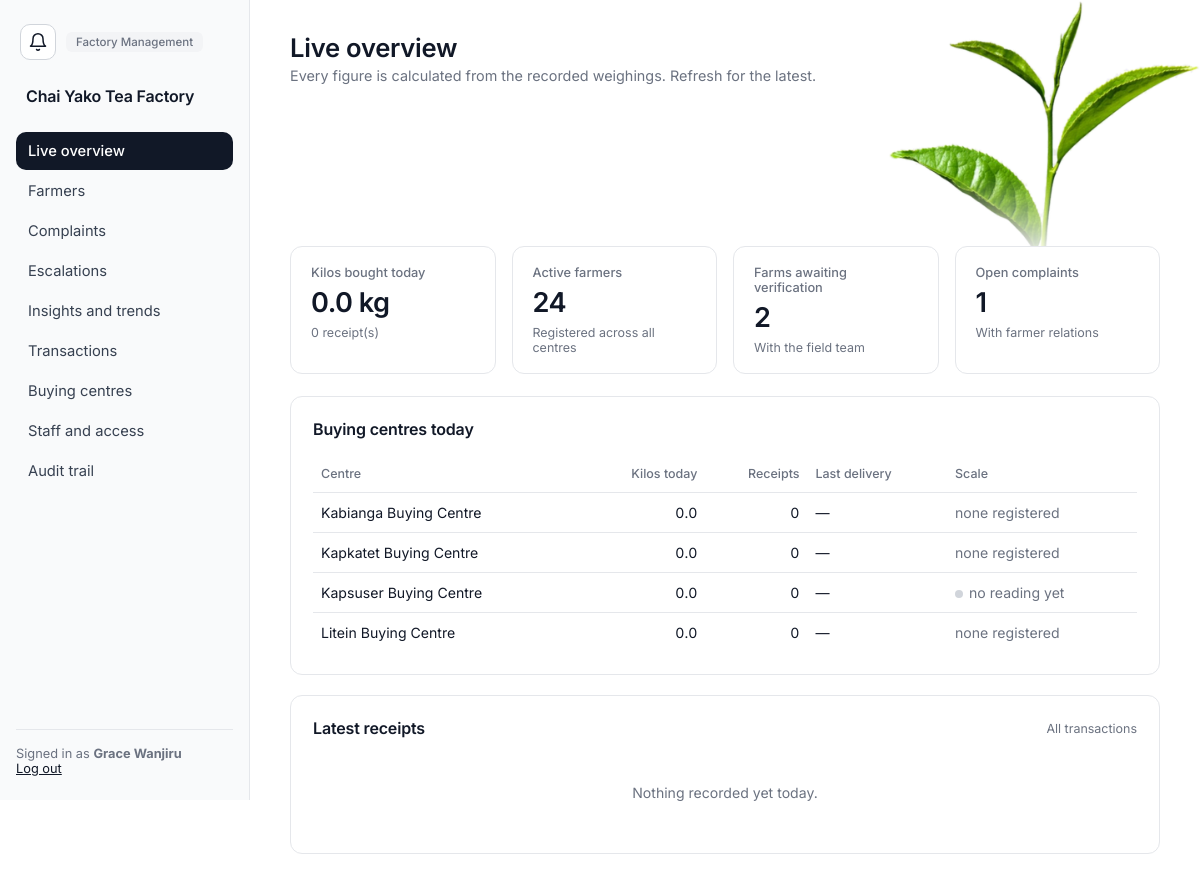
/management/ (signed in), run on the app's committed database.
### app/models.py (models this page shows, shortened)
class Department(db.Model):
    __tablename__ = "departments"
    id = db.Column(db.Integer, primary_key=True)
    name = db.Column(db.String(100), unique=True, nullable=False)
    description = db.Column(db.String(255))
    status = db.Column(db.String(20), nullable=False, default="ACTIVE")
    created_at = db.Column(db.DateTime, nullable=False, default=utcnow)
    updated_at = db.Column(db.DateTime, nullable=False, default=utcnow, onupdate=utcnow)
    employees = db.relationship("Employee", back_populates="department")

class Employee(db.Model):
    __tablename__ = "employees"
    id = db.Column(db.Integer, primary_key=True)
    employee_number = db.Column(db.String(30), unique=True, nullable=False)
    first_name = db.Column(db.String(80), nullable=False)
    last_name = db.Column(db.String(80), nullable=False)
    phone = db.Column(db.String(30))
    email = db.Column(db.String(120))
    department_id = db.Column(db.Integer, db.ForeignKey("departments.id"), nullable=False, index=True)
    status = db.Column(db.String(20), nullable=False, default="ACTIVE")
    created_at = db.Column(db.DateTime, nullable=False, default=utcnow)
    updated_at = db.Column(db.DateTime, nullable=False, default=utcnow, onupdate=utcnow)
    department = db.relationship("Department", back_populates="employees")
    roles = db.relationship("Role", secondary=employee_roles, back_populates="employees")
    user = db.relationship("User", back_populates="employee", uselist=False)
    @property
    def full_name(self):
        return f"{self.first_name} {self.last_name}"

class BuyingCentre(db.Model):
    __tablename__ = "buying_centres"
    id = db.Column(db.Integer, primary_key=True)
    code = db.Column(db.String(10), unique=True, nullable=False)
    name = db.Column(db.String(120), nullable=False)
    location = db.Column(db.String(200))
    status = db.Column(db.String(20), nullable=False, default="ACTIVE")
    established_at = db.Column(db.Date)
    created_at = db.Column(db.DateTime, nullable=False, default=utcnow)
    updated_at = db.Column(db.DateTime, nullable=False, default=utcnow, onupdate=utcnow)
    farmers = db.relationship("Farmer", back_populates="buying_centre")
    scales = db.relationship("WeighingScale", back_populates="buying_centre")

### app/management.py (the view)
@management_bp.route("/")
@permission_required("GENERATE_REPORTS")
def dashboard():
    today = today_utc()
    stats = today_by_centre()
    rows = []
    for centre in active_centres():
        s = stats.get(centre.id, {})
        seen = [sc.last_seen_at for sc in centre.scales if sc.status == "ACTIVE" and sc.last_seen_at]
        rows.append({"centre": centre, "kilos": s.get("kilos", 0.0), "count": s.get("count", 0),
                     "last": s.get("last"), "scale_seen": max(seen) if seen else None,
                     "has_scale": any(sc.status == "ACTIVE" for sc in centre.scales)})
    day_start = datetime.combine(today, time.min)
    recent = (TeaTransaction.query
              .filter(TeaTransaction.transaction_time >= day_start)
              .order_by(TeaTransaction.transaction_time.desc()).limit(15).all())
    return render_template(
        "management/dashboard.html", rows=rows, recent=recent,
        today_total=sum(r["kilos"] for r in rows), today_count=sum(r["count"] for r in rows),
        farmer_count=Farmer.query.filter_by(status="ACTIVE").count(),
        pending_verifications=FarmVerification.query.filter_by(status="PENDING").count(),
        open_complaints=Complaint.query.filter_by(status="open").count(),
    )

### app/analytics.py (called while the page is built)
def _bounds(start, end):
    return datetime.combine(start, time.min), datetime.combine(end + timedelta(days=1), time.min)

def _valid_between(query, start, end, centre_id=None):
    lo, hi = _bounds(start, end)
    query = query.filter(
        TeaTransaction.status == "VALID",
        TeaTransaction.transaction_time >= lo,
        TeaTransaction.transaction_time < hi,
    )
    if centre_id:
        query = query.filter(TeaTransaction.buying_centre_id == centre_id)
    return query

def active_centres():
    return BuyingCentre.query.filter_by(status="ACTIVE").order_by(BuyingCentre.name).all()

def today_by_centre():
    today = today_utc()
    rows = (
        _valid_between(
            db.session.query(
                TeaTransaction.buying_centre_id,
                db.func.sum(TeaTransaction.weight_kg),
                db.func.count(TeaTransaction.id),
                db.func.max(TeaTransaction.transaction_time)),
            today, today)
        .group_by(TeaTransaction.buying_centre_id)
        .all()
    )
    return {row[0]: {"kilos": float(row[1] or 0), "count": row[2], "last": row[3]} for row in rows}

### app/models.py (called while the page is built)
    @property
    def is_active(self):
        return self.status == "ACTIVE" and self.employee.status == "ACTIVE"

    @property
    def full_name(self):
        return self.employee.full_name

    @property
    def department(self):
        return self.employee.department

### app/navigation.py (called while the page is built)
def home_endpoint(user):
    for permission, endpoint in _HOME:
        if has_permission(user, permission):
            return endpoint
    return "notices.board"          # an account with no working role still gets somewhere

def nav_items(user):
    allowed = [(endpoint, label) for endpoint, label, rule in _NAV
               if rule(lambda name: has_permission(user, name))]
    home = home_endpoint(user)
    allowed.sort(key=lambda item: item[0] != home)      # stable: only the home item moves up
    return allowed

def home_url(user):
    return url_for(home_endpoint(user))

### app/permissions.py (called while the page is built)
def role_permission_names(user):
    cache = g.setdefault("_role_permissions", {})
    if user.id not in cache:
        cache[user.id] = {
            permission.name
            for role in user.employee.roles if role.status == "ACTIVE"
            for permission in role.permissions
        }
    return cache[user.id]

def has_permission(user, name):
    return permission_source(user, name) is not None

### app/services.py (called while the page is built)
def unread_notice_count(user):
    return _unread_notices_query(user).count()

### app/templates/management/dashboard.html (shortened to what this page needs)
{% extends "layout/base.html" %}
{% block content %}
<div class="topbar">
  <div class="greeting">
    <h1>Live overview</h1>
    <p>Every figure is calculated from the recorded weighings. Refresh for the latest.</p>
  </div>
</div>
<div class="stats-grid">
  <div class="stat-card stat-1">
    <div class="label">Kilos bought today</div>
    <div class="value">{{ today_total|kg }}</div>
    <div class="sub">{{ today_count }} receipt(s)</div>
  </div>
  <div class="stat-card stat-2">
    <div class="label">Active farmers</div>
    <div class="value">{{ farmer_count }}</div>
    <div class="sub">Registered across all centres</div>
  </div>
  <div class="stat-card stat-4">
    <div class="label">Farms awaiting verification</div>
    <div class="value">{{ pending_verifications }}</div>
    <div class="sub">With the field team</div>
  </div>
  <div class="stat-card stat-3">
    <div class="label">Open complaints</div>
    <div class="value">{{ open_complaints }}</div>
    <div class="sub">With farmer relations</div>
  </div>
</div>
<div class="card mb">
  <div class="card-header"><h3>Buying centres today</h3></div>
  <div class="table-scroll">
  <table>
    <thead><tr><th>Centre</th><th class="num">Kilos today</th><th class="num">Receipts</th><th>Last delivery</th><th>Scale</th></tr></thead>
    <tbody>
      {% for r in rows %}
      <tr>
        <td>{{ r.centre.name }}</td>
        <td class="num">{{ "%.1f"|format(r.kilos) }}</td>
        <td class="num">{{ r.count }}</td>
        <td>{{ r.last|eat('%H:%M') if r.last else '—' }}</td>
        <td>
          {% if not r.has_scale %}<span class="muted">none registered</span>
          {% elif r.scale_seen %}<span class="live-dot on"></span>last reading {{ r.scale_seen|eat('%d %b %H:%M') }}
          {% else %}<span class="live-dot off"></span><span class="muted">no reading yet</span>{% endif %}
        </td>
      </tr>
      {% endfor %}
    </tbody>
  </table>
  </div>
</div>
<div class="card">
  <div class="card-header"><h3>Latest receipts</h3>{% if can('VIEW_TRANSACTION') %}<a class="hint" href="{{ url_for('management.transactions') }}">All transactions</a>{% endif %}</div>
  {% if recent %}
  <div class="table-scroll">
  <table>
    <thead><tr><th>Time</th><th>Transaction</th><th>Centre</th><th>Farm</th><th>Farmer</th><th class="num">Kilos</th><th>Clerk</th></tr></thead>
    <tbody>
      {% for t in recent %}
      <tr>
        <td>{{ t.transaction_time|eat('%H:%M') }}</td>
        <td>{{ t.transaction_number }}</td>
        <td>{{ t.buying_centre.name }}</td>
        <td>{{ t.farm.farm_number }}</td>
        <td>{{ t.farmer.full_name }}</td>
        <td class="num">{{ "%.1f"|format(t.weight_kg) }}{% if t.status == 'VOIDED' %} <span class="tag tag-void">voided</span>{% elif t.source == 'MANUAL' %} <span class="tag tag-dept">manual</span>{% endif %}</td>
        <td>{{ t.clerk.full_name }}</td>
      </tr>
      {% endfor %}
    </tbody>
  </table>
  </div>
  {% else %}
  <p class="empty-state">Nothing recorded yet today.</p>
  {% endif %}
</div>
{% endblock %}

### app/templates/layout/base.html (shortened to what this page needs)
<!DOCTYPE html>
<html lang="en">
<head>
<link rel="stylesheet" href="{{ url_for('static', filename='css/style.css') }}">
</head>
<body>
{% set bell_count = (unread_notices or 0) + (escalations_waiting or 0) %}
<div class="app-shell">
  <img class="leaf-corner" src="{{ url_for('static', filename='img/tea-leaf.png') }}" alt="" aria-hidden="true">
  <aside class="sidebar factory" id="sidebar">
    <div class="sidebar-top">
      <a href="{{ url_for('notices.board') }}" class="bell " aria-label="Notices" title="Notices"><svg viewBox="0 0 24 24" fill="none" stroke="currentColor" stroke-width="1.8" stroke-linecap="round" stroke-linejoin="round" aria-hidden="true"><path d="M18 8A6 6 0 0 0 6 8c0 7-3 9-3 9h18s-3-2-3-9"/><path d="M13.7 21a2 2 0 0 1-3.4 0"/></svg></a>
      <span class="role-badge">{{ current_user.department.name }}</span>
    </div>
    <div class="brand">{{ factory_name }}</div>
    <nav class="sidebar-links">
      {% for endpoint, label in nav_items %}
        <a href="{{ url_for(endpoint) }}" class="nav-link {% if request.endpoint and request.endpoint.startswith(endpoint) %}active{% endif %}">{{ label }}</a>
      {% endfor %}
    </nav>
    <div class="sidebar-footer">
      Signed in as <strong>{{ current_user.full_name }}</strong><br>
      <a href="{{ url_for('auth.logout') }}">Log out</a>
    </div>
  </aside>
  <main class="main-area">
    {% block content %}{% endblock %}
  </main>
</div>
</body>
</html>

### app/static/css/style.css (style rules this page uses)
:root { --ink: #111827; --ink-2: #374151; --muted: #6b7280; --line: #e5e7eb; --line-strong: #d1d5db; --soft: #f9fafb; --hover: #f3f4f6; --danger: #b91c1c; --radius: 10px; --card-radius: 12px; --focus-ring: 0 0 0 3px rgba(17, 24, 39, 0.08); --leaf-w: clamp(260px, 26vw, 400px); }
* { box-sizing: border-box; }
body { margin: 0; font-family: Inter, system-ui, -apple-system, "Segoe UI", Roboto, sans-serif; background: #fff; color: var(--ink); min-height: 100vh; -webkit-font-smoothing: antialiased; }
a { text-decoration: none; color: inherit; }
h1, h2, h3, h4 { margin: 0; font-weight: 600; letter-spacing: -0.01em; }
p { margin: 0; }
.app-shell { display: grid; grid-template-columns: 250px 1fr; min-height: 100vh; position: relative; }
.leaf-corner { position: absolute; top: 0; right: 0; z-index: 0; width: var(--leaf-w); height: auto; pointer-events: none; user-select: none; -webkit-mask-image: linear-gradient(to bottom, #000 50%, transparent 74%); mask-image: linear-gradient(to bottom, #000 50%, transparent 74%); }
.sidebar { background: var(--soft); border-right: 1px solid var(--line); color: var(--ink-2); padding: 24px 16px; display: flex; flex-direction: column; gap: 6px; position: sticky; top: 0; height: 100vh; overflow-y: auto; }
.sidebar-links { display: flex; flex-direction: column; gap: 2px; overflow-y: auto; flex: 1; min-height: 0; }
.brand { padding: 4px 10px 20px; font-size: 1rem; font-weight: 600; color: var(--ink); letter-spacing: -0.01em; }
.nav-link { display: block; padding: 10px 12px; border-radius: var(--radius); color: var(--ink-2); font-size: 0.92rem; transition: background .15s, color .15s; }
.nav-link.active { background: var(--ink); color: #fff; font-weight: 500; }
.sidebar-top { display: flex; align-items: center; gap: 10px; padding: 0 0 16px 4px; }
.role-badge { display: inline-block; font-size: 0.72rem; font-weight: 500; color: var(--muted); padding: 3px 10px; border-radius: 6px; background: var(--hover); }
.bell { display: inline-flex; align-items: center; justify-content: center; flex: none; width: 36px; height: 36px; border-radius: var(--radius); border: 1px solid var(--line-strong); background: #fff; color: var(--ink); transition: background .15s, color .15s; }
.bell svg { width: 20px; height: 20px; }
.bell { position: relative; }
.sidebar-footer { margin-top: auto; padding-top: 16px; border-top: 1px solid var(--line); font-size: 0.8rem; color: var(--muted); }
.sidebar-footer a { color: var(--ink); text-decoration: underline; }
.main-area { padding: 32px 40px 64px; max-width: 1400px; position: relative; z-index: 1; }
.topbar { display: flex; justify-content: space-between; align-items: flex-start; flex-wrap: wrap; gap: 16px; margin-bottom: 28px; min-height: calc(var(--leaf-w) * 0.7 - 32px); padding-right: calc(var(--leaf-w) - 40px); }
.topbar .greeting h1 { font-size: 1.6rem; color: var(--ink); }
.topbar .greeting p { color: var(--muted); margin-top: 4px; font-size: 0.9rem; }
.card { background: #fff; border: 1px solid var(--line); border-radius: var(--card-radius); padding: 22px; }
.stats-grid { display: grid; grid-template-columns: repeat(auto-fit, minmax(200px, 1fr)); gap: 16px; margin-bottom: 22px; }
.stat-card { background: #fff; border: 1px solid var(--line); border-radius: var(--card-radius); padding: 18px 20px; }
.stat-card .label { font-size: 0.8rem; color: var(--muted); font-weight: 500; }
.stat-card .value { font-size: 1.7rem; font-weight: 600; margin-top: 6px; letter-spacing: -0.02em; }
.stat-card .sub { font-size: 0.78rem; color: var(--muted); margin-top: 6px; }
.card-header { display: flex; justify-content: space-between; align-items: center; margin-bottom: 16px; }
.card-header h3 { font-size: 1rem; color: var(--ink); }
.card-header .hint { font-size: 0.78rem; color: var(--muted); }
table { width: 100%; border-collapse: collapse; font-size: 0.88rem; }
th, td { text-align: left; padding: 11px 8px; border-bottom: 1px solid var(--line); }
th { color: var(--muted); font-weight: 500; font-size: 0.78rem; }
tr:last-child td { border-bottom: none; }
.empty-state { text-align: center; padding: 30px 10px; color: var(--muted); font-size: 0.88rem; }
.muted { color: var(--muted); }
td.num, th.num { text-align: right; font-variant-numeric: tabular-nums; }
.table-scroll { overflow-x: auto; }
.mb { margin-bottom: 20px; }
.live-dot { width: 8px; height: 8px; border-radius: 50%; display: inline-block; margin-right: 6px; }
.live-dot.off { background: var(--line-strong); }

### data on the page
Department: department.name "Factory Management"
Employee: full_name "Grace Wanjiru"
BuyingCentre: centre.name "Kabianga Buying Centre"
BuyingCentre: centre.name "Kapkatet Buying Centre"
BuyingCentre: centre.name "Kapsuser Buying Centre"
BuyingCentre: centre.name "Litein Buying Centre"

### other printed values
{{ factory_name }} "Chai Yako Tea Factory"
{{ label }} "Live overview" "Farmers" "Complaints" "Escalations" "Insights and trends" "Transactions" "Buying centres" "Staff and access" "Audit trail"
{{ today_total|kg }} "0.0 kg"
{{ today_count }} "0"
{{ farmer_count }} "24"
{{ pending_verifications }} "2"
{{ open_complaints }} "1"
{{ "%.1f"|format(r.kilos) }} "0.0" "0.0" "0.0" "0.0"
{{ r.count }} "0" "0" "0" "0"
{{ r.last|eat('%H:%M') if r.last else '—' }} "—" "—" "—" "—"
